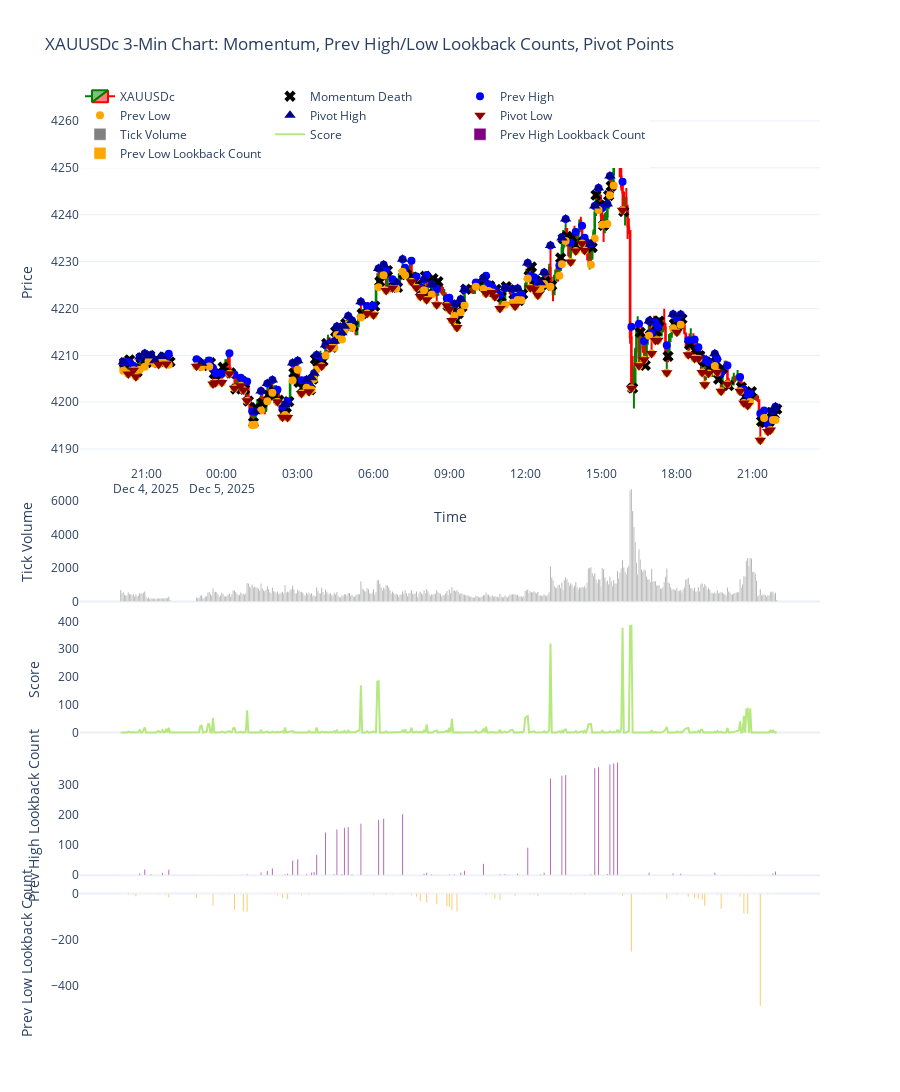

Source (notebook cell):
### Markdown cell above
compare these prev high and prev low 'lookback score'. If the current position has 'Prev High Lookback Count' value greater than absolute value of 'Prev Low Lookback Count', then market its high and name it pivot high. If the current position has absolute value of 'Prev Low Lookback Count' greater than value of 'Prev High Lookback Count', then market its Low and name it pivot Low.

### Code cell
import MetaTrader5 as mt5
import pandas as pd
import numpy as np
import plotly.graph_objects as go
from datetime import datetime, timedelta

# -------------------------
# 1. Initialize MT5
# -------------------------
if not mt5.initialize():
    print("MT5 initialization failed")
    mt5.shutdown()

# -------------------------
# 2. Fetch 3-minute data
# -------------------------
symbol = "XAUUSDc"
timeframe = mt5.TIMEFRAME_M3
n_bars = 500
utc_from = datetime.now() - timedelta(days=3)

rates = mt5.copy_rates_from(symbol, timeframe, utc_from, n_bars)
mt5.shutdown()

# -------------------------
# 3. Convert to DataFrame
# -------------------------
df = pd.DataFrame(rates)
df['time'] = pd.to_datetime(df['time'], unit='s')
df.set_index('time', inplace=True)

# -------------------------
# 4. Remove non-trading periods (weekends)
# -------------------------
df = df[df.index.dayofweek < 5]

# -------------------------
# 5. Compute Infinite Lookback Score (momentum)
# -------------------------
scores = [0]
for i in range(1, len(df)):
    curr_vol = df['tick_volume'].iloc[i]
    prev_vol = df['tick_volume'].iloc[i - 1]

    if curr_vol <= prev_vol:
        scores.append(0)
        continue

    score = 0
    j = i - 1
    while j >= 0:
        if df['tick_volume'].iloc[j] < curr_vol:
            score += 1
            j -= 1
        else:
            break
    scores.append(score)

df['score'] = scores

# -------------------------
# 6. Detect Momentum Death Points and prev high/low marks
# -------------------------
momentum_death_x = []
momentum_death_y = []
prev_high_x = []
prev_high_y = []
prev_low_x = []
prev_low_y = []

for i in range(1, len(df)):
    if df['score'].iloc[i - 1] > 0 and df['score'].iloc[i] == 0:
        momentum_death_x.append(df.index[i])
        momentum_death_y.append(df['close'].iloc[i])
        prev_high_x.append(df.index[i - 1])
        prev_high_y.append(df['high'].iloc[i - 1])
        prev_low_x.append(df.index[i - 1])
        prev_low_y.append(df['low'].iloc[i - 1])

# -------------------------
# 7. Compute Infinite-Left Lookback Count for Prev High
# -------------------------
prev_high_lookback_score = np.zeros(len(df))
prev_high_indices = [df.index.get_loc(x) for x in prev_high_x]

for idx in prev_high_indices:
    current_high = df['high'].iloc[idx]
    j = idx - 1
    lookback_count = 0
    while j >= 0:
        if df['low'].iloc[j] <= current_high <= df['high'].iloc[j]:
            break
        lookback_count += 1
        j -= 1
    prev_high_lookback_score[idx] = lookback_count

df['prev_high_lookback_score'] = prev_high_lookback_score

# -------------------------
# 8. Compute Infinite-Left Lookback Count for Prev Low (negative)
# -------------------------
prev_low_lookback_score = np.zeros(len(df))
prev_low_indices = [df.index.get_loc(x) for x in prev_low_x]

for idx in prev_low_indices:
    current_low = df['low'].iloc[idx]
    j = idx - 1
    lookback_count = 0
    while j >= 0:
        if df['low'].iloc[j] <= current_low <= df['high'].iloc[j]:
            break
        lookback_count += 1
        j -= 1
    prev_low_lookback_score[idx] = -lookback_count  # negative

df['prev_low_lookback_score'] = prev_low_lookback_score

# -------------------------
# 9. Determine Pivot Highs and Lows
# -------------------------
pivot_high_x = []
pivot_high_y = []
pivot_low_x = []
pivot_low_y = []

for i in range(len(df)):
    ph_score = df['prev_high_lookback_score'].iloc[i]
    pl_score = abs(df['prev_low_lookback_score'].iloc[i])

    if ph_score > pl_score and ph_score != 0:
        pivot_high_x.append(df.index[i])
        pivot_high_y.append(df['high'].iloc[i])
    elif pl_score > ph_score and pl_score != 0:
        pivot_low_x.append(df.index[i])
        pivot_low_y.append(df['low'].iloc[i])

# -------------------------
# 10. Plot 5-pane chart
# -------------------------
fig = go.Figure()

# Price pane
fig.add_trace(go.Candlestick(
    x=df.index,
    open=df['open'],
    high=df['high'],
    low=df['low'],
    close=df['close'],
    name='XAUUSDc',
    increasing_line_color='green',
    decreasing_line_color='red'
))

# Momentum-death markers
fig.add_trace(go.Scatter(
    x=momentum_death_x,
    y=momentum_death_y,
    mode='markers',
    name='Momentum Death',
    marker=dict(size=10, color='black', symbol='x'),
    yaxis='y'
))

# Prev high/low circles
fig.add_trace(go.Scatter(
    x=prev_high_x,
    y=prev_high_y,
    mode='markers',
    name='Prev High',
    marker=dict(size=8, color='blue', symbol='circle'),
    yaxis='y'
))
fig.add_trace(go.Scatter(
    x=prev_low_x,
    y=prev_low_y,
    mode='markers',
    name='Prev Low',
    marker=dict(size=8, color='orange', symbol='circle'),
    yaxis='y'
))

# Pivot markers
fig.add_trace(go.Scatter(
    x=pivot_high_x,
    y=pivot_high_y,
    mode='markers',
    name='Pivot High',
    marker=dict(size=10, color='darkblue', symbol='triangle-up'),
    yaxis='y'
))
fig.add_trace(go.Scatter(
    x=pivot_low_x,
    y=pivot_low_y,
    mode='markers',
    name='Pivot Low',
    marker=dict(size=10, color='darkred', symbol='triangle-down'),
    yaxis='y'
))

# Tick Volume pane
fig.add_trace(go.Bar(
    x=df.index,
    y=df['tick_volume'],
    name='Tick Volume',
    marker_color='gray',
    yaxis='y2'
))

# Momentum score pane
fig.add_trace(go.Scatter(
    x=df.index,
    y=df['score'],
    mode='lines',
    name='Score',
    marker=dict(size=4),
    yaxis='y3'
))

# Prev High Lookback Count pane
fig.add_trace(go.Bar(
    x=df.index,
    y=df['prev_high_lookback_score'],
    name='Prev High Lookback Count',
    marker_color='purple',
    yaxis='y4'
))

# Prev Low Lookback Count pane (negative)
fig.add_trace(go.Bar(
    x=df.index,
    y=df['prev_low_lookback_score'],
    name='Prev Low Lookback Count',
    marker_color='orange',
    yaxis='y5'
))

# Layout for 5 panes
fig.update_layout(
    template='plotly_white',
    title='XAUUSDc 3-Min Chart: Momentum, Prev High/Low Lookback Counts, Pivot Points',
    xaxis=dict(title='Time', rangeslider=dict(visible=False)),

    yaxis=dict(title='Price', domain=[0.60, 1]),
    yaxis2=dict(title='Tick Volume', domain=[0.45, 0.58], showgrid=False),
    yaxis3=dict(title='Score', domain=[0.30, 0.43], showgrid=False),
    yaxis4=dict(title='Prev High Lookback Count', domain=[0.15, 0.28], showgrid=False),
    yaxis5=dict(title='Prev Low Lookback Count', domain=[0.00, 0.13], showgrid=False),

    height=1200,
    legend=dict(orientation='h', y=1.02, x=0)
)

fig.show()

### Figure 1 — Plotly figure (JSON) as saved in the notebook; plotly's stock layout.template omitted (floating-point values rounded to 4 significant figures; data arrays with more than 128 entries replaced by an {"elided": "..."} marker saying what was removed)
{"data": [{"close": {"elided": "500 float values"}, "decreasing": {"line": {"color": "red"}}, "high": {"elided": "500 float values"}, "increasing": {"line": {"color": "green"}}, "low": {"elided": "500 float values"}, "name": "XAUUSDc", "open": {"elided": "500 float values"}, "type": "candlestick", "x": {"elided": "500 str values"}}, {"marker": {"color": "black", "size": 10, "symbol": "x"}, "mode": "markers", "name": "Momentum Death", "type": "scatter", "x": {"elided": "140 str values"}, "y": {"elided": "140 float values"}, "yaxis": "y"}, {"marker": {"color": "blue", "size": 8, "symbol": "circle"}, "mode": "markers", "name": "Prev High", "type": "scatter", "x": {"elided": "140 str values"}, "y": {"elided": "140 float values"}, "yaxis": "y"}, {"marker": {"color": "orange", "size": 8, "symbol": "circle"}, "mode": "markers", "name": "Prev Low", "type": "scatter", "x": {"elided": "140 str values"}, "y": {"elided": "140 float values"}, "yaxis": "y"}, {"marker": {"color": "darkblue", "size": 10, "symbol": "triangle-up"}, "mode": "markers", "name": "Pivot High", "type": "scatter", "x": ["2025-12-04T20:06:00", "2025-12-04T20:45:00", "2025-12-04T20:57:00", "2025-12-04T21:06:00", "2025-12-04T21:12:00", "2025-12-04T21:21:00", "2025-12-04T21:39:00", "2025-12-04T23:12:00", "2025-12-05T01:18:00", "2025-12-05T01:33:00", "2025-12-05T01:48:00", "2025-12-05T02:00:00", "2025-12-05T02:30:00", "2025-12-05T02:48:00", "2025-12-05T03:00:00", "2025-12-05T03:21:00", "2025-12-05T03:33:00", "2025-12-05T03:39:00", "2025-12-05T03:45:00", "2025-12-05T04:06:00", "2025-12-05T04:27:00", "2025-12-05T04:33:00", "2025-12-05T04:45:00", "2025-12-05T04:51:00", "2025-12-05T05:00:00", "2025-12-05T05:09:00", "2025-12-05T05:30:00", "2025-12-05T06:12:00", "2025-12-05T06:24:00", "2025-12-05T06:54:00", "2025-12-05T07:09:00", "2025-12-05T08:00:00", "2025-12-05T08:18:00", "2025-12-05T09:12:00", "2025-12-05T09:27:00", "2025-12-05T09:36:00", "2025-12-05T10:21:00", "2025-12-05T11:12:00", "2025-12-05T11:30:00", "2025-12-05T11:42:00", "2025-12-05T12:06:00", "2025-12-05T12:36:00", "2025-12-05T12:45:00", "2025-12-05T13:00:00", "2025-12-05T13:27:00", "2025-12-05T13:36:00", "2025-12-05T14:36:00", "2025-12-05T14:45:00", "2025-12-05T14:54:00", "2025-12-05T15:15:00", "2025-12-05T15:21:00", "2025-12-05T15:30:00", "2025-12-05T15:39:00", "2025-12-05T16:54:00", "2025-12-05T17:51:00", "2025-12-05T18:09:00", "2025-12-05T19:30:00", "2025-12-05T21:48:00", "2025-12-05T21:54:00"], "y": [4209.0, 4210.0, 4210.0, 4210.0, 4210.0, 4209.0, 4210.0, 4208.0, 4198.0, 4202.0, 4204.0, 4205.0, 4199.0, 4208.0, 4209.0, 4205.0, 4205.0, 4206.0, 4210.0, 4212.0, 4213.0, 4216.0, 4215.0, 4216.0, 4218.0, 4217.0, 4221.0, 4229.0, 4229.0, 4226.0, 4230.0, 4226.0, 4225.0, 4221.0, 4222.0, 4224.0, 4226.0, 4224.0, 4224.0, 4224.0, 4230.0, 4225.0, 4228.0, 4233.0, 4235.0, 4239.0, 4234.0, 4242.0, 4246.0, 4242.0, 4248.0, 4253.0, 4259.0, 4217.0, 4219.0, 4219.0, 4210.0, 4198.0, 4199.0], "yaxis": "y"}, {"marker": {"color": "darkred", "size": 10, "symbol": "triangle-down"}, "mode": "markers", "name": "Pivot Low", "type": "scatter", "x": ["2025-12-04T20:18:00", "2025-12-04T20:30:00", "2025-12-04T20:36:00", "2025-12-04T21:30:00", "2025-12-04T21:48:00", "2025-12-04T23:00:00", "2025-12-04T23:39:00", "2025-12-04T23:45:00", "2025-12-05T00:00:00", "2025-12-05T00:18:00", "2025-12-05T00:30:00", "2025-12-05T00:45:00", "2025-12-05T00:51:00", "2025-12-05T01:00:00", "2025-12-05T02:12:00", "2025-12-05T02:24:00", "2025-12-05T02:36:00", "2025-12-05T03:09:00", "2025-12-05T03:27:00", "2025-12-05T03:57:00", "2025-12-05T04:18:00", "2025-12-05T05:45:00", "2025-12-05T06:00:00", "2025-12-05T06:30:00", "2025-12-05T06:45:00", "2025-12-05T07:30:00", "2025-12-05T07:42:00", "2025-12-05T07:51:00", "2025-12-05T08:06:00", "2025-12-05T08:30:00", "2025-12-05T08:54:00", "2025-12-05T09:00:00", "2025-12-05T09:06:00", "2025-12-05T09:18:00", "2025-12-05T10:27:00", "2025-12-05T10:42:00", "2025-12-05T10:48:00", "2025-12-05T11:00:00", "2025-12-05T11:36:00", "2025-12-05T12:12:00", "2025-12-05T12:21:00", "2025-12-05T12:30:00", "2025-12-05T13:48:00", "2025-12-05T14:00:00", "2025-12-05T14:15:00", "2025-12-05T14:21:00", "2025-12-05T15:51:00", "2025-12-05T16:12:00", "2025-12-05T16:30:00", "2025-12-05T16:42:00", "2025-12-05T17:00:00", "2025-12-05T17:09:00", "2025-12-05T17:15:00", "2025-12-05T17:36:00", "2025-12-05T18:00:00", "2025-12-05T18:27:00", "2025-12-05T18:42:00", "2025-12-05T18:51:00", "2025-12-05T19:00:00", "2025-12-05T19:06:00", "2025-12-05T19:15:00", "2025-12-05T19:36:00", "2025-12-05T19:45:00", "2025-12-05T20:00:00", "2025-12-05T20:30:00", "2025-12-05T20:39:00", "2025-12-05T20:48:00", "2025-12-05T21:18:00", "2025-12-05T21:36:00", "2025-12-05T21:42:00"], "y": [4206.0, 4207.0, 4205.0, 4208.0, 4208.0, 4208.0, 4204.0, 4204.0, 4204.0, 4206.0, 4203.0, 4204.0, 4203.0, 4200.0, 4200.0, 4197.0, 4197.0, 4202.0, 4202.0, 4208.0, 4212.0, 4219.0, 4219.0, 4224.0, 4224.0, 4226.0, 4224.0, 4223.0, 4222.0, 4221.0, 4221.0, 4220.0, 4217.0, 4216.0, 4223.0, 4223.0, 4223.0, 4220.0, 4220.0, 4224.0, 4224.0, 4223.0, 4230.0, 4232.0, 4234.0, 4232.0, 4241.0, 4203.0, 4208.0, 4209.0, 4210.0, 4213.0, 4213.0, 4206.0, 4215.0, 4210.0, 4209.0, 4209.0, 4206.0, 4204.0, 4206.0, 4206.0, 4202.0, 4204.0, 4202.0, 4200.0, 4199.0, 4192.0, 4194.0, 4194.0], "yaxis": "y"}, {"marker": {"color": "gray"}, "name": "Tick Volume", "type": "bar", "x": {"elided": "500 str values"}, "y": {"elided": "500 int values"}, "yaxis": "y2"}, {"marker": {"size": 4}, "mode": "lines", "name": "Score", "type": "scatter", "x": {"elided": "500 str values"}, "y": {"elided": "500 int values"}, "yaxis": "y3"}, {"marker": {"color": "purple"}, "name": "Prev High Lookback Count", "type": "bar", "x": {"elided": "500 str values"}, "y": {"elided": "500 float values"}, "yaxis": "y4"}, {"marker": {"color": "orange"}, "name": "Prev Low Lookback Count", "type": "bar", "x": {"elided": "500 str values"}, "y": {"elided": "500 float values"}, "yaxis": "y5"}], "layout": {"height": 1200, "legend": {"orientation": "h", "x": 0, "y": 1.02}, "title": {"text": "XAUUSDc 3-Min Chart: Momentum, Prev High/Low Lookback Counts, Pivot Points"}, "xaxis": {"rangeslider": {"visible": false}, "title": {"text": "Time"}}, "yaxis": {"domain": [0.6, 1], "title": {"text": "Price"}}, "yaxis2": {"domain": [0.45, 0.58], "showgrid": false, "title": {"text": "Tick Volume"}}, "yaxis3": {"domain": [0.3, 0.43], "showgrid": false, "title": {"text": "Score"}}, "yaxis4": {"domain": [0.15, 0.28], "showgrid": false, "title": {"text": "Prev High Lookback Count"}}, "yaxis5": {"domain": [0, 0.13], "showgrid": false, "title": {"text": "Prev Low Lookback Count"}}}}
